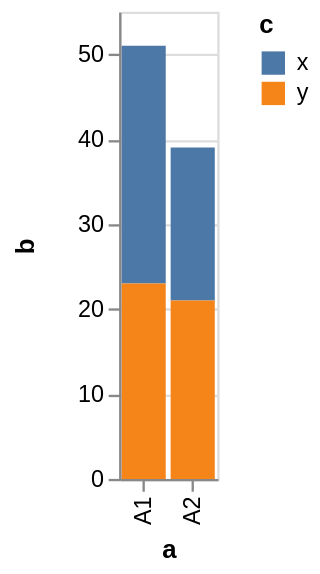

The specification (Vega-Lite) saved for this image:
### Vega specification from a JSON file in a GitHub repository (floating-point values rounded to 4 significant figures)
{"$schema": "https://vega.github.io/schema/vega/v3.0.json", "description": "A simple bar chart with embedded data.", "autosize": "pad", "padding": 5, "height": 200, "style": "cell", "data": [{"name": "source_0", "values": [{"a": "A1", "b": 28, "c": "x"}, {"a": "A1", "b": 23, "c": "y"}, {"a": "A2", "b": 18, "c": "x"}, {"a": "A2", "b": 21, "c": "y"}]}, {"name": "data_0", "source": "source_0", "transform": [{"type": "formula", "expr": "toNumber(datum[\"b\"])", "as": "b"}, {"type": "stack", "groupby": ["a"], "field": "b", "sort": {"field": ["c"], "order": ["descending"]}, "as": ["b_start", "b_end"], "offset": "zero"}, {"type": "filter", "expr": "datum[\"b\"] !== null && !isNaN(datum[\"b\"])"}]}], "signals": [{"name": "x_step", "value": 21}, {"name": "width", "update": "bandspace(domain('x').length, 0.1, 0.05) * x_step"}], "marks": [{"name": "marks", "type": "rect", "style": ["bar"], "from": {"data": "data_0"}, "encode": {"update": {"x": {"scale": "x", "field": "a"}, "width": {"scale": "x", "band": true}, "y": {"scale": "y", "field": "b_end"}, "y2": {"scale": "y", "field": "b_start"}, "fill": {"scale": "color", "field": "c"}}}}], "scales": [{"name": "x", "type": "band", "domain": {"data": "data_0", "field": "a", "sort": true}, "range": {"step": {"signal": "x_step"}}, "paddingInner": 0.1, "paddingOuter": 0.05}, {"name": "y", "type": "linear", "domain": {"data": "data_0", "fields": ["b_start", "b_end"], "sort": true}, "range": [{"signal": "height"}, 0], "nice": true, "zero": true}, {"name": "color", "type": "ordinal", "domain": {"data": "data_0", "field": "c", "sort": true}, "range": "category"}], "axes": [{"scale": "x", "orient": "bottom", "labelOverlap": true, "title": "a", "zindex": 1, "encode": {"labels": {"update": {"angle": {"value": 270}, "align": {"value": "right"}, "baseline": {"value": "middle"}}}}}, {"scale": "y", "orient": "left", "labelOverlap": true, "tickCount": {"signal": "ceil(height/40)"}, "title": "b", "zindex": 1}, {"scale": "y", "orient": "left", "domain": false, "grid": true, "labels": false, "maxExtent": 0, "minExtent": 0, "tickCount": {"signal": "ceil(height/40)"}, "ticks": false, "zindex": 0, "gridScale": "x"}], "legends": [{"fill": "color", "title": "c", "encode": {"symbols": {"update": {"shape": {"value": "square"}}}}}], "config": {"axis": {"titlePadding": 5}, "axisY": {"minExtent": 30}}}
